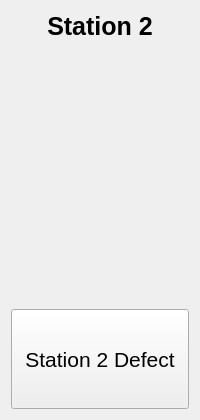
        <widget class="QWidget" name="page_5">
         <layout class="QVBoxLayout" name="verticalLayout_3">
          <item>
           <widget class="QLabel" name="labelStation1_2">
            <property name="sizePolicy">
             <sizepolicy hsizetype="Preferred" vsizetype="Fixed">
              <horstretch>0</horstretch>
              <verstretch>0</verstretch>
             </sizepolicy>
            </property>
            <property name="minimumSize">
             <size>
              <width>0</width>
              <height>30</height>
             </size>
            </property>
            <property name="font">
             <font>
              <pointsize>19</pointsize>
              <weight>75</weight>
              <bold>true</bold>
             </font>
            </property>
            <property name="text">
             <string>Station 2</string>
            </property>
            <property name="alignment">
             <set>Qt::AlignCenter</set>
            </property>
           </widget>
          </item>
          <item>
           <widget class="QWidget" name="topThreeStation2" native="true">
            <property name="minimumSize">
             <size>
              <width>0</width>
              <height>125</height>
             </size>
            </property>
            <layout class="QVBoxLayout" name="mplvlTopThree_2">
             <property name="margin">
              <number>2</number>
             </property>
            </layout>
           </widget>
          </item>
          <item>
           <widget class="QWidget" name="station2LineAverage" native="true">
            <property name="minimumSize">
             <size>
              <width>0</width>
              <height>125</height>
             </size>
            </property>
            <layout class="QVBoxLayout" name="mplvlExpAvg_2">
             <property name="margin">
              <number>2</number>
             </property>
            </layout>
           </widget>
          </item>
          <item>
           <widget class="QPushButton" name="pushButtonDefect_2">
            <property name="minimumSize">
             <size>
              <width>0</width>
              <height>100</height>
             </size>
            </property>
            <property name="font">
             <font>
              <pointsize>16</pointsize>
             </font>
            </property>
            <property name="text">
             <string>Station 2 Defect</string>
            </property>
           </widget>
          </item>
         </layout>
         <zorder>pushButtonDefect_2</zorder>
         <zorder>labelStation1_2</zorder>
         <zorder>station2LineAverage</zorder>
         <zorder>topThreeStation2</zorder>
        </widget>
